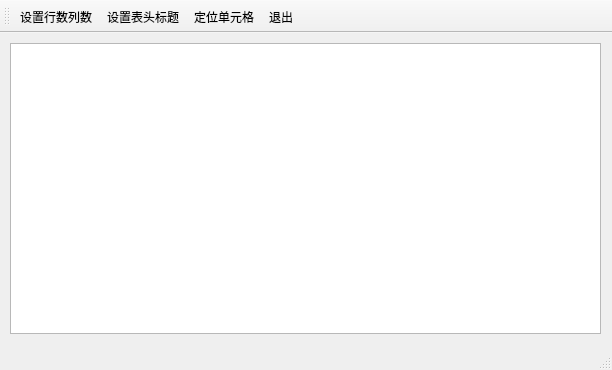
<?xml version="1.0" encoding="UTF-8"?>
<ui version="4.0">
 <class>QFormTable</class>
 <widget class="QMainWindow" name="QFormTable">
  <property name="geometry">
   <rect>
    <x>0</x>
    <y>0</y>
    <width>612</width>
    <height>370</height>
   </rect>
  </property>
  <property name="windowTitle">
   <string>MainWindow</string>
  </property>
  <widget class="QWidget" name="centralWidget">
   <widget class="QTableView" name="tableView">
    <property name="geometry">
     <rect>
      <x>10</x>
      <y>10</y>
      <width>591</width>
      <height>291</height>
     </rect>
    </property>
   </widget>
  </widget>
  <widget class="QMenuBar" name="menuBar">
   <property name="geometry">
    <rect>
     <x>0</x>
     <y>0</y>
     <width>612</width>
     <height>22</height>
    </rect>
   </property>
  </widget>
  <widget class="QToolBar" name="mainToolBar">
   <attribute name="toolBarArea">
    <enum>TopToolBarArea</enum>
   </attribute>
   <attribute name="toolBarBreak">
    <bool>false</bool>
   </attribute>
   <addaction name="actTab_SetSize"/>
   <addaction name="actTab_SetHeader"/>
   <addaction name="actTab_Locate"/>
   <addaction name="actQuit"/>
  </widget>
  <widget class="QStatusBar" name="statusBar"/>
  <action name="actTab_SetSize">
   <property name="text">
    <string>设置行数列数</string>
   </property>
   <property name="toolTip">
    <string>设置行数列数</string>
   </property>
  </action>
  <action name="actTab_SetHeader">
   <property name="text">
    <string>设置表头标题</string>
   </property>
   <property name="toolTip">
    <string>设置表头标题</string>
   </property>
  </action>
  <action name="actTab_Locate">
   <property name="text">
    <string>定位单元格</string>
   </property>
   <property name="toolTip">
    <string>定位单元格</string>
   </property>
  </action>
  <action name="actQuit">
   <property name="text">
    <string>退出</string>
   </property>
   <property name="toolTip">
    <string>退出</string>
   </property>
  </action>
 </widget>
 <layoutdefault spacing="6" margin="11"/>
 <resources/>
 <connections>
  <connection>
   <sender>actQuit</sender>
   <signal>triggered()</signal>
   <receiver>QFormTable</receiver>
   <slot>close()</slot>
   <hints>
    <hint type="sourcelabel">
     <x>-1</x>
     <y>-1</y>
    </hint>
    <hint type="destinationlabel">
     <x>305</x>
     <y>184</y>
    </hint>
   </hints>
  </connection>
 </connections>
</ui>
